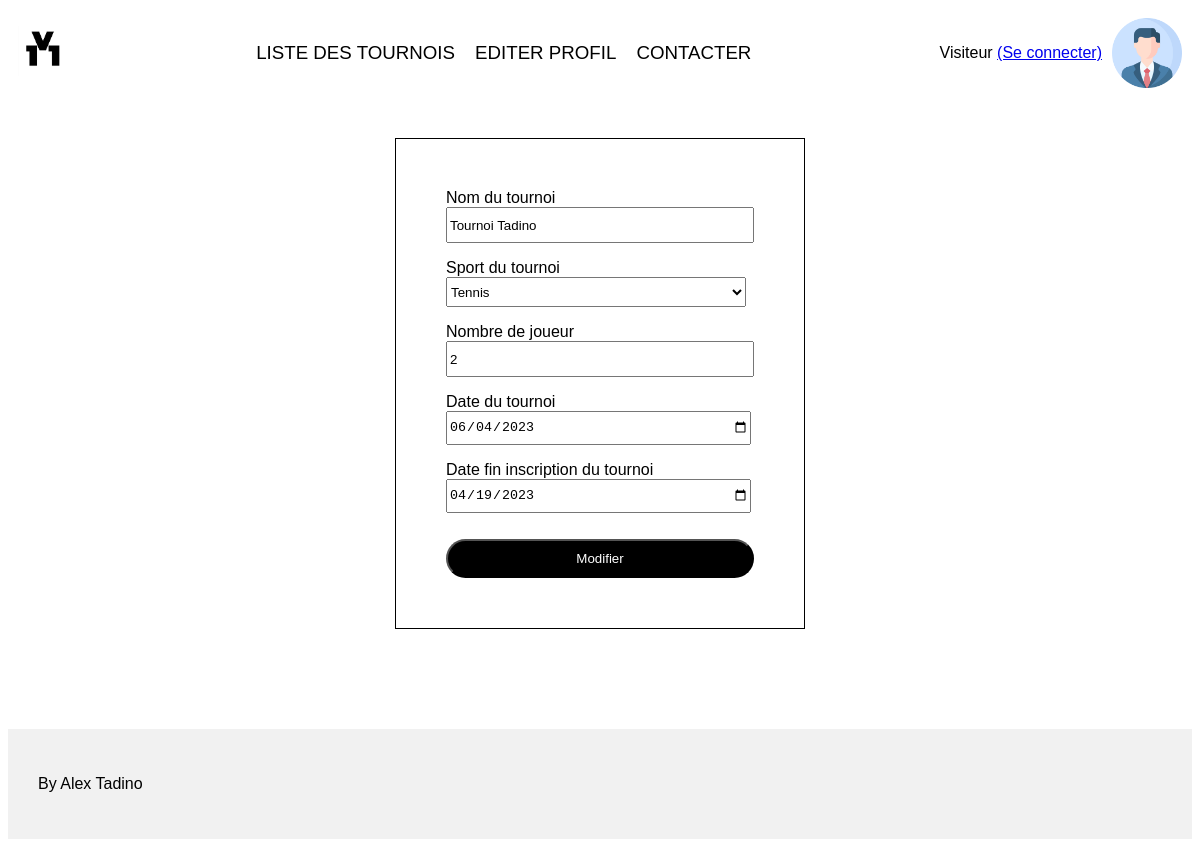
Page /modifierTournoi.php?id=37 on the committed database.
### tables this page shows
CREATE TABLE `ewin_tournoi` (
  `id` int NOT NULL,
  `nom` varchar(100) NOT NULL,
  `sportId` int NOT NULL,
  `placesDispo` int NOT NULL,
  `idStatut` int NOT NULL,
  `dateTournoi` date NOT NULL,
  `dateFinInscription` date NOT NULL,
  `estActif` int NOT NULL
);

CREATE TABLE `ewin_sport` (
  `id` int NOT NULL,
  `nom_sport` varchar(100) NOT NULL
);

### php/Tournoi.php (called while the page is built, shortened)
<?php
class Tournoi
{
    private $nom;
    private $placesDispo;
    private $dateTournoi;
    private $dateFinInscription;
    public function getNom() {
        return $this->nom;
    }
    public function getPlacesDispo()
    {
        return $this->placesDispo;
    }
    public function getDateTournoi()
    {
        return $this->dateTournoi;
    }
    public function getDateFinInscription()
    {
        return $this->dateFinInscription;
    }
    public function getSport($idTournoi, $message) {
        try {
            $bdd = DBLink::connect2db(MYDB, $message);
            $bdd->setAttribute( PDO::ATTR_CASE, PDO::CASE_NATURAL );
            $stmt = $bdd->prepare("SELECT nom_sport FROM ewin_tournoi et JOIN ewin_sport es ON et.sportId = es.id WHERE et.id = :idTournoi");
            $stmt->bindParam(':idTournoi', $idTournoi);
            $stmt->execute();
            $result = $stmt->fetch();
            return $result[0];
        } catch (Exception $e) {
            $message .= $e->getMessage();
        }
    }
    public function setTournoiWithId($idTournoi)
    {
        try {
            $bdd = DBLink::connect2db(MYDB, $message);
            $bdd->setAttribute( PDO::ATTR_CASE, PDO::CASE_NATURAL );
            $stmt = $bdd->prepare("SELECT * FROM ewin_tournoi WHERE id = :idTournoi");
            $stmt->bindParam(':idTournoi', $idTournoi);
            $stmt->execute();
            $result = $stmt->fetch();
            $this->nom = $result['nom'];
            $this->placesDispo = $result['placesDispo'];
            $this->dateTournoi = $result['dateTournoi'];
            $this->dateFinInscription = $result['dateFinInscription'];
        } catch (Exception $e) {
            $message .= $e->getMessage();
        }
    }
}

### modifierTournoi.php (the view, shortened to what this page needs)
<?php
require "php/Tournoi.php";
if (isset($_GET['id'])) {
    $idTournoi = $_GET['id'];
} else {
    header("Location: listeTournois.php");
}
$message = "";
$tournoi = new Tournoi();
$tournoi->setTournoiWithId($idTournoi);
?>
<!DOCTYPE html>
<html lang="fr">
<head>
    <link rel="stylesheet" type="text/css" href="css/style.css">
</head>
<body>
    <?php require("inc/header.inc.php"); ?>
    <main class="mainFormulaire">
        <section class="formulaire">
            <form method="post" action="modifierTournoiConfirmation.php?id=<?php echo $idTournoi; ?>">
                <label for="nomTournoi">Nom du tournoi</label><input id="nomTournoi" name="nomTournoi" type="text" value="<?php echo $tournoi->getNom(); ?>">
                <label for="sportTournoi">Sport du tournoi</label>
                <select name="sportTournoi" id="sportTournoi">
                    <option value="tennis" <?php if($tournoi->getSport($idTournoi, $message) == "Tennis") echo "selected"; ?>>Tennis</option>
                </select>
                <label for="nbrJoueur">Nombre de joueur</label><input id="nbrJoueur" name="nbrJoueur" type="number" value="<?php echo $tournoi->getPlacesDispo(); ?>" min="2">
                <label for="dateTournoi">Date du tournoi</label><input id="dateTournoi" name="dateTournoi" type="date" value="<?php echo $tournoi->getDateTournoi(); ?>">
                <label for="dateFinInscription">Date fin inscription du tournoi</label><input id="dateFinInscription" name="dateFinInscription" type="date" value="<?php echo $tournoi->getDateFinInscription(); ?>">
                <button type="submit">Modifier</button>
            </form>
        </section>
    </main>
    <?php require("inc/footer.inc.php"); ?>
</body>
</html>

### css/style.css (style rules this page uses)
html { font-family: 'Noto Sans JP', sans-serif; width: 100%; }
form { display: flex; flex-direction: column; }
input[type=text], input[type=email], input[type=password], input[type=number], input[type=date], input[type=file], select { margin-bottom: 1rem; width: 300px; height: 30px; }
button { padding: 10px; display: flex; align-items: center; border-radius: 20px; justify-content: center; background: black; color: white; margin-top: 10px; }
.formulaire { display: flex; justify-content: center; flex-direction: column; align-items: center; padding: 50px; border: black 1px solid; }
.mainFormulaire { display: flex; justify-content: center; }

### rows in the picture
ewin_tournoi: nomTournoi "Tournoi Tadino", nbrJoueur "2", dateTournoi "06/04/2023", dateFinInscription "04/19/2023"
ewin_sport: sportTournoi "Tennis"
